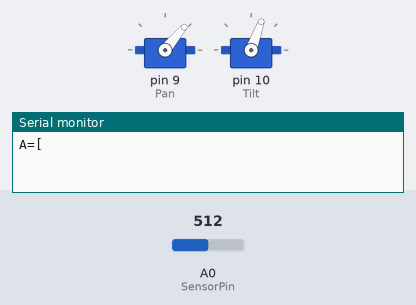
Simulated run of this sketch. Board: Arduino Uno, built with avr-gcc and run on an emulated ATmega328P. On the bench: 2 × servo, the last lines printed to the serial monitor. The test bench sets the inputs (shaded band); at power-on: A0 (SensorPin) = 512.

Above: at 0.1 s.
At 7.6 s:
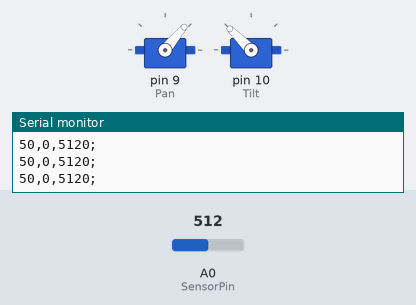
At 19.2 s:
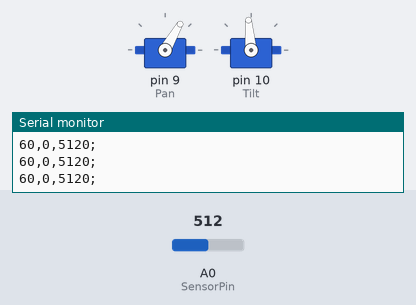
At 39.0 s:
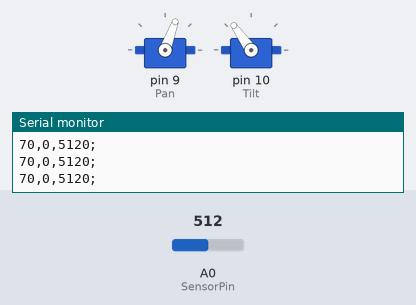
Timing chart, 0 to 40.0 s (numbered marks = the images above):
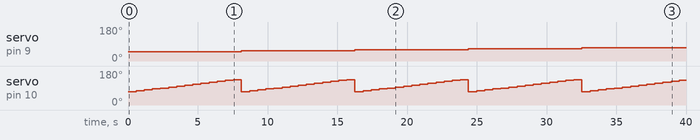

The sketch:

LIDAR.ino
```cpp
// LIDAR.ino
#include "Servo.h"

int Position=0;
int PanAngle=0;				//Will also be the output Pan Angle. Pan Angle measured from right to left. All the way right would theoretically be 0. Theta
int TiltAngle=0;
int TiltAngleOut=0;			//Output Tilt Angle in degrees. Will be measured in degrees from the positive vertical. Pointing directly ahead would be 90; straight up would be 0. Phi
int Distance1=0;
int Distance2=0;
int Distance3=0;
int Distance4=0;
int Distance5=0;
int TenXDistance=0;			//Final Distance (has been averaged and multiplied by 10)
int SensorPin=A0;			//Pin the distance sensor is plugged in to. MUST BE ANALOG INPUT
int ButtonPin=13;			//Digital pin which the push button is plugged in to.
int ButtonState=0;			//State (HIGH/LOW) of the push button
int RunOnce=0;				//Will be used to make the for loops only run once
Servo Pan;
Servo Tilt;


void setup()
{
  analogReference(EXTERNAL);
  pinMode(ButtonPin,INPUT);
  Pan.attach(9);			//Attaches Pan servo to pin 9
  Tilt.attach(10);		//Attaches Tilt servo to pin 11
  Serial.begin(9600);
  Serial.print("A=[");	//Preparing the data to be written to the serial monitor in a format readable by MATLAB as a matrix, A.
}

void loop()
{
  for(int PanAngle=50; PanAngle<140; PanAngle+=5)
  {
    Pan.write(PanAngle);

    for(int TiltAngle=70; TiltAngle<140; TiltAngle+=5)
    {
      Tilt.write(TiltAngle);										//Tilt the sensor
      delay(500);													//Give the servo time to reach its position
      //Collect Data
      Distance1=analogRead(SensorPin);
      delay(20);													//Stop between readings
      Distance2=analogRead(SensorPin);
      delay(20);													//Stop between readings
      Distance3=analogRead(SensorPin);
      delay(20);													//Stop between readings
      Distance4=analogRead(SensorPin);
      delay(20);													//Stop between readings
      Distance5=analogRead(SensorPin);

      //Average the distance readings
      TenXDistance=((Distance1 + Distance2 + Distance3 + Distance4 + Distance5)*10)/5;  //Distances multiplied by 10 to keep values integers. Will be divided out in MATLAB. This works because x/5, where x is an integer, will have a maximum of one decimal point.

      //Calculated outputted tilt angle

      //Wait for finished mount

      //Print formatted data to serial monitor.
      Serial.print(PanAngle);				// The data will be exported to matlab as a matrix, A.
      Serial.print(",");					// The matrix will have the following form
      Serial.print(TiltAngleOut);			//		PanAngle1	TiltAngle1	Distance1*10
      Serial.print(",");					//		PanAngle2	TiltAngle2	Distance2*10
      Serial.print(TenXDistance);			//			...			...			...
      Serial.println(";");				// These should correspond to spherical coordinates (theta, phi, r)
    }


  }
  Serial.print("]");
  RunOnce++;
}
```

Measured:
- by itself, servo on pin 9 (Pan): 50° → 55° at 8.1 s, → 60° 8.1 s later, → 65° 8.1 s later, → 70° 8.1 s later
- by itself, servo on pin 10 (Tilt): repeats every 8.1 s: 80° 0.58 s, 85° 0.58 s, 90° 0.58 s, 95° 0.58 s, 100° 0.58 s, 105° 0.58 s, 110° 0.58 s, 115° 0.58 s, 120° 0.58 s, 125° 0.58 s, 130° 0.58 s, 135° 0.58 s, 70° 0.58 s, 75° 0.58 s
